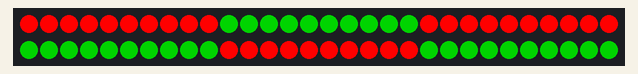
Simulated run of this sketch. Board: Arduino Uno, built with avr-gcc and run on an emulated ATmega328P. Shown: 60 RGB LEDs in strip order, left to right, continuing on the next row.

Above: at 2.1 s.
At 3.1 s:
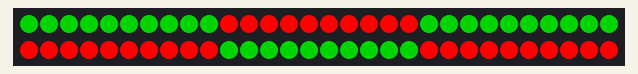

The sketch:

UCS1903B.ino
```cpp
#include "FastLED.h"

// How many leds are in the strip?
#define NUM_LEDS 60

// Data pin that led data will be written out over
#define DATA_PIN 6

// Clock pin only needed for SPI based chipsets when not using hardware SPI
//#define CLOCK_PIN 8

// This is an array of leds.  One item for each led in your strip.
CRGB leds[NUM_LEDS];
int LEDIndex=0;

boolean redArray=false;


// This function sets up the ledsand tells the controller about them
void setup() {
	// sanity check delay - allows reprogramming if accidently blowing power w/leds
   	delay(2000);
        //Serial.begin(115200);

      FastLED.addLeds<UCS1903B, DATA_PIN, RGB>(leds, NUM_LEDS);


}

void loop()
{
  //Serial.println("******Starting Loop*****************");
 redArray=!redArray;
 setLEDArray(redArray);
 FastLED.show();
 delay(1000);


}

void setLEDArray(boolean colorChanged)
{
  //Serial.println("***********************");
  boolean lredArray=colorChanged;
  int index;
   for(index=0;index<NUM_LEDS;index=index+1 )
      {
        if(index%10==0 && index!=0)
        {
          lredArray=!lredArray;
        }
        if(lredArray)
        {
           leds[index]=CRGB::Red;

        }
        else
        {
          leds[index]=CRGB::Green;
        }
        /*Serial.print(index, DEC);
        Serial.print("\t");
        Serial.println(lredArray);*/


      }

}
```

Measured:
- what the display in image 0 shows lasts 1.0 s, from 2.0 s to 3.0 s
